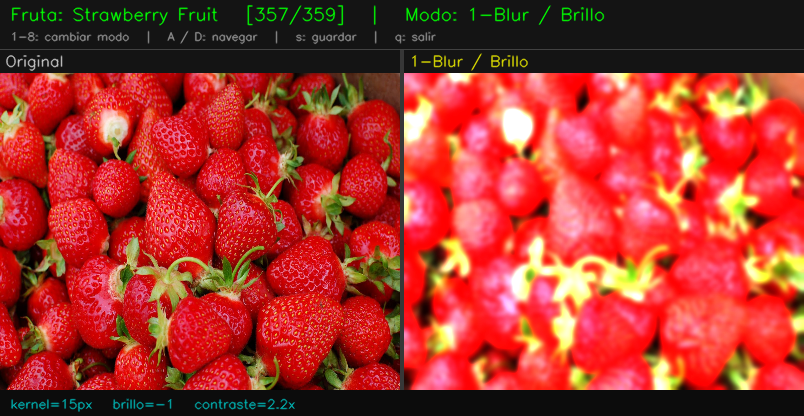
#> input picture procesado_356_strawberry_fruit_m1.png, 804 x 416 px
$ python -i bordes.py   (imports and definitions only)   (older library calls are emulated)
#> lines starting #> are read from the running program, lines starting #| are printed output that depends on the picture
#> further down, picture is the input picture: shape (416, 804, 3); mean B, G, R 43.3, 53.5, 164.1
"""
Módulo de detección de bordes.

Unidad 5 – Filtros y detección de bordes:
  - Filtro gaussiano para reducción de ruido (preprocesamiento)
  - Detección de bordes con algoritmo de Canny
  - Detección de bordes con operador de Sobel

Los bordes de una imagen corresponden a cambios bruscos de intensidad entre
píxeles vecinos. Detectarlos permite identificar contornos, formas y límites
entre objetos, como el contorno de una fruta sobre el fondo.
"""

import cv2
import numpy as np


def aplicar_blur_gaussiano(imagen, kernel_size=(5, 5), sigma=0):
    """
    Aplica filtro gaussiano para reducir ruido antes de detectar bordes.

    El filtro gaussiano promedia cada píxel con sus vecinos usando pesos
    que decaen según una distribución gaussiana. Elimina variaciones de
    alta frecuencia (ruido) que, de no eliminarse, generarían falsos bordes
    en los pasos siguientes de detección.

    El parámetro sigma controla el grado de suavizado: mayor sigma implica
    más suavizado y menos sensibilidad al ruido pero también a detalles finos.
    Con sigma=0, OpenCV calcula el valor óptimo a partir de kernel_size.

    Args:
        imagen: Imagen de entrada (BGR o escala de grises)
        kernel_size: Tamaño del kernel gaussiano (ambas dimensiones deben
                     ser impares, e.g., (3,3), (5,5), (7,7))
        sigma: Desviación estándar de la gaussiana (0 = automático)

    Returns:
        Imagen suavizada con el mismo tipo y forma que la entrada
    """
    return cv2.GaussianBlur(imagen, kernel_size, sigma)


# [27 lines left out: function detectar_bordes_canny, not called in this run]


def detectar_bordes_sobel(imagen_bgr):
    """
    Detecta bordes usando el operador de Sobel.

    Sobel aplica dos kernels de convolución 3×3 que aproximan las derivadas
    parciales de la imagen en dirección horizontal (Gx) y vertical (Gy):

        Gx = [[-1, 0, +1],      Gy = [[-1, -2, -1],
               [-2, 0, +2],            [ 0,  0,  0],
               [-1, 0, +1]]            [+1, +2, +1]]

    La magnitud del gradiente es: G = √(Gx² + Gy²)

    A diferencia de Canny, Sobel produce bordes con grosor variable y es
    más sensible al ruido, pero permite obtener información de dirección
    de los bordes, útil para análisis de orientación.

    Args:
        imagen_bgr: Imagen en formato BGR

    Returns:
        Imagen uint8 con la magnitud del gradiente Sobel (normalizada 0–255)
    """
    gris = cv2.cvtColor(imagen_bgr, cv2.COLOR_BGR2GRAY)
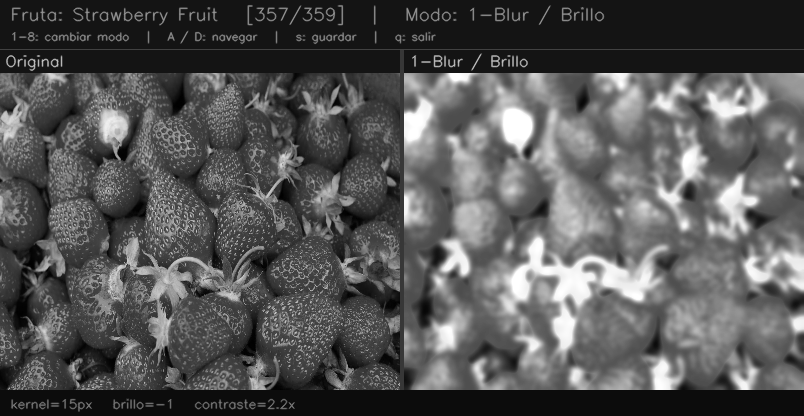
#> gris: shape (416, 804); min 0, max 255, mean 85.4
    suavizada = aplicar_blur_gaussiano(gris, kernel_size=(3, 3))

    # Derivadas parciales en X e Y con precisión float64
    sobel_x = cv2.Sobel(suavizada, cv2.CV_64F, 1, 0, ksize=3)
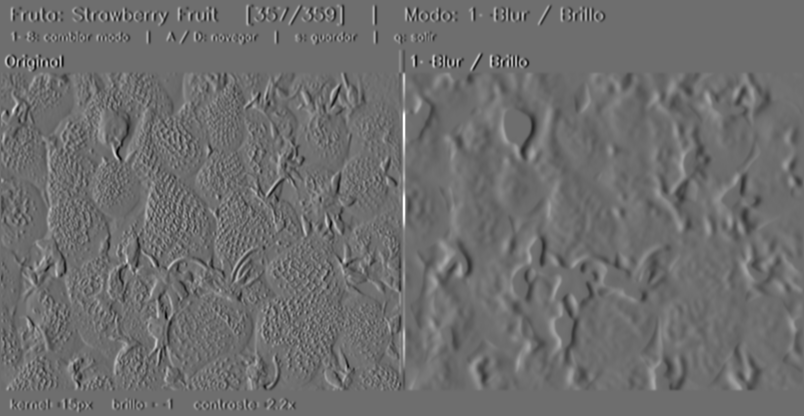
#> sobel_x: shape (416, 804) float64; min -452, max 595, mean 0.2; drawn with min black and max white
    sobel_y = cv2.Sobel(suavizada, cv2.CV_64F, 0, 1, ksize=3)
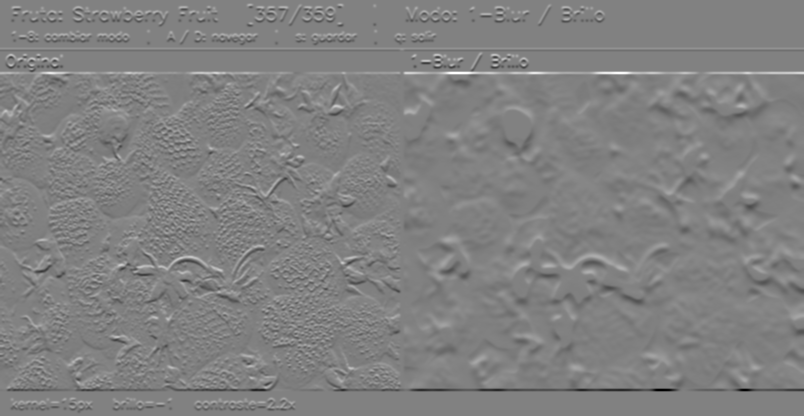
#> sobel_y: shape (416, 804) float64; min -726, max 706, mean -0.2; drawn with min black and max white

    # Magnitud del gradiente
    magnitud = np.sqrt(sobel_x ** 2 + sobel_y ** 2)
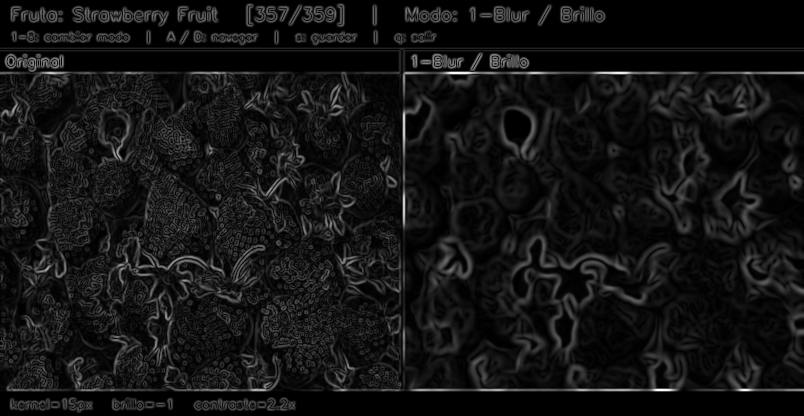
#> magnitud: shape (416, 804) float64; min 0, max 726, mean 57.2; drawn with min black and max white

    # Normalizar a rango 0–255 para visualización
    if magnitud.max() > 0:
        magnitud = (magnitud / magnitud.max() * 255).astype(np.uint8)
    else:
        magnitud = magnitud.astype(np.uint8)

    return magnitud


# [37 lines left out: functions bordes_a_bgr, canny_coloreado, not called in this run]

>>> import cv2
>>> picture = cv2.imread('procesado_356_strawberry_fruit_m1.png')
>>> result = detectar_bordes_sobel(picture)

$ run again, on panel_017_apple_fruit.png
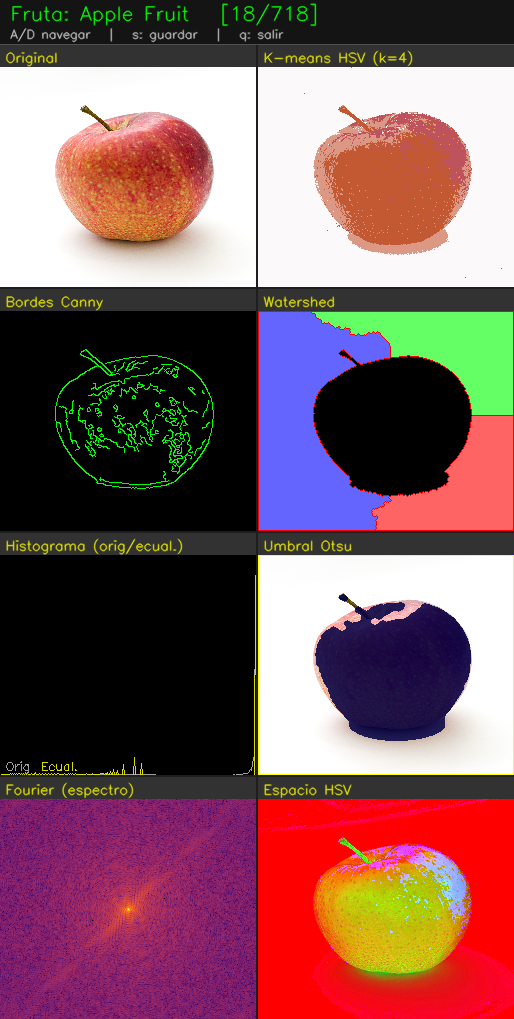
#> input picture panel_017_apple_fruit.png, 514 x 1019 px
#> picture is the input picture: shape (1019, 514, 3); mean B, G, R 94.3, 91.1, 128
#> in detectar_bordes_sobel, `sobel_y = cv2.Sobel(suavizada, cv2.CV_64F, 0, 1, ksize=3)`:
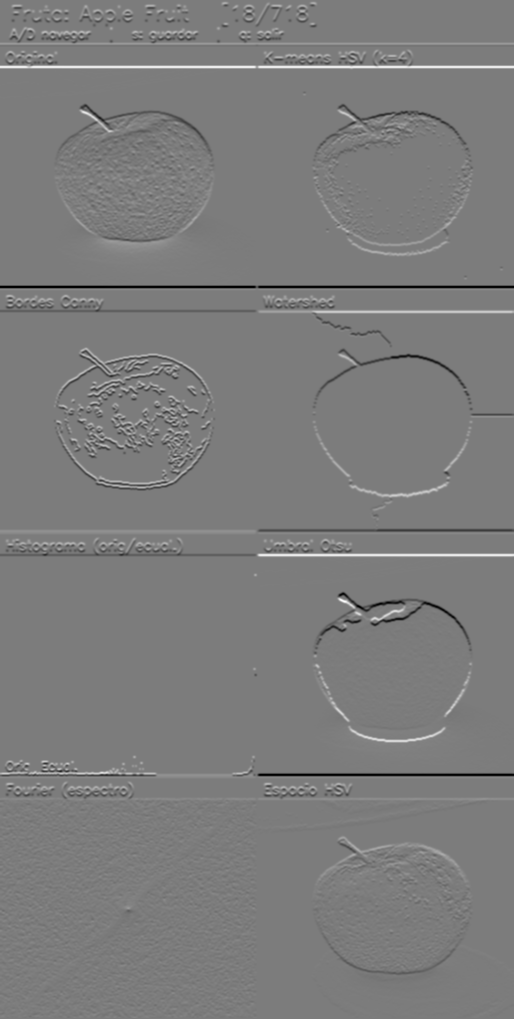
#> sobel_y: shape (1019, 514) float64; min -680, max 714, mean 0.4; drawn with min black and max white
#> in detectar_bordes_sobel, `magnitud = np.sqrt(sobel_x ** 2 + sobel_y ** 2)`:
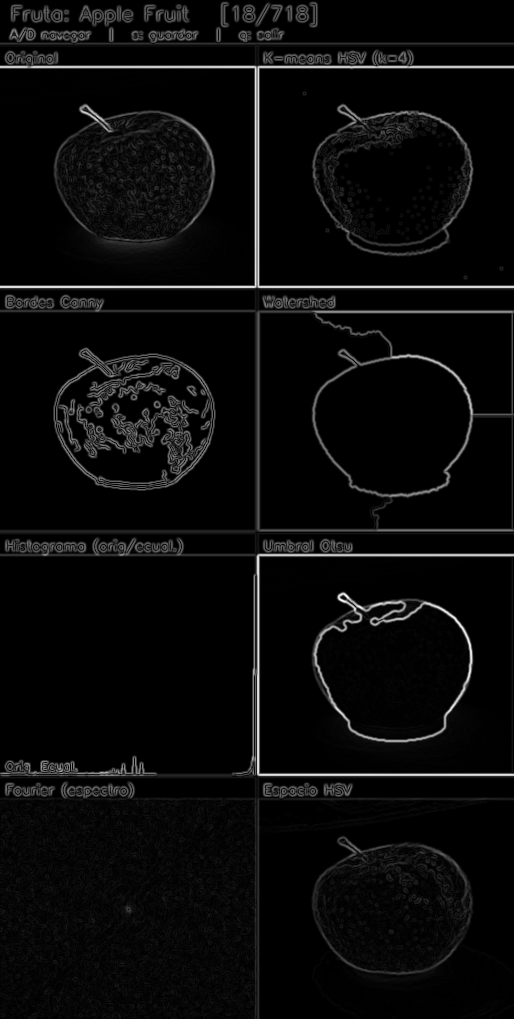
#> magnitud: shape (1019, 514) float64; min 0, max 761.6, mean 30.9; drawn with min black and max white

$ run again, on procesado_000_apple_fruit_m2.png
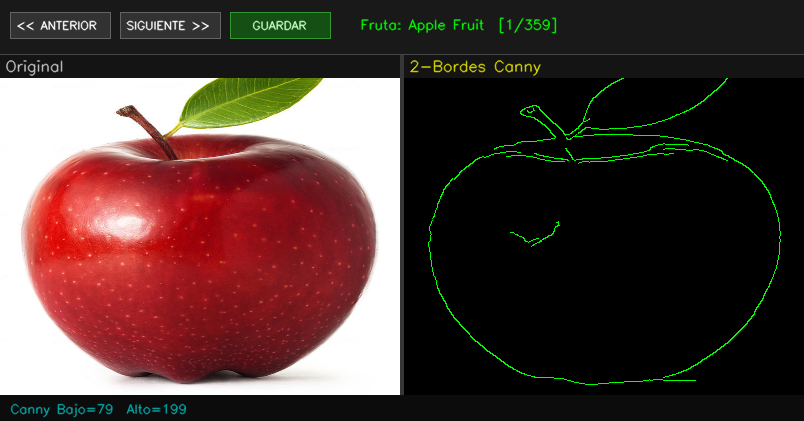
#> input picture procesado_000_apple_fruit_m2.png, 804 x 421 px
#> picture is the input picture: shape (421, 804, 3); mean B, G, R 53.9, 57.8, 78.4
#> in detectar_bordes_sobel, `sobel_y = cv2.Sobel(suavizada, cv2.CV_64F, 0, 1, ksize=3)`:
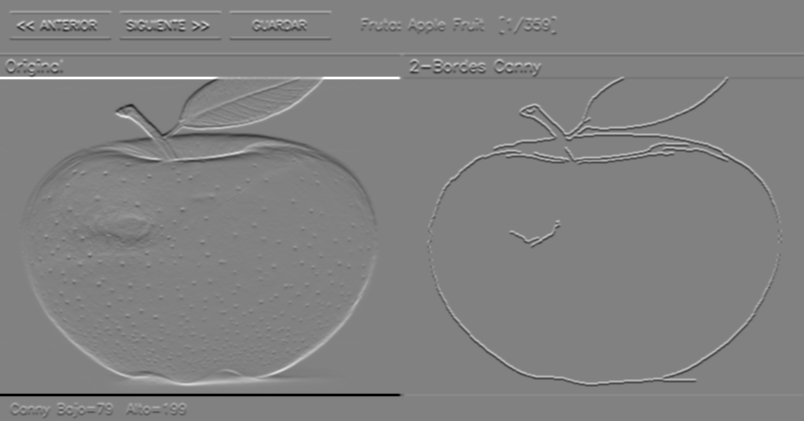
#> sobel_y: shape (421, 804) float64; min -730, max 704, mean -0.2; drawn with min black and max white
#> in detectar_bordes_sobel, `magnitud = np.sqrt(sobel_x ** 2 + sobel_y ** 2)`:
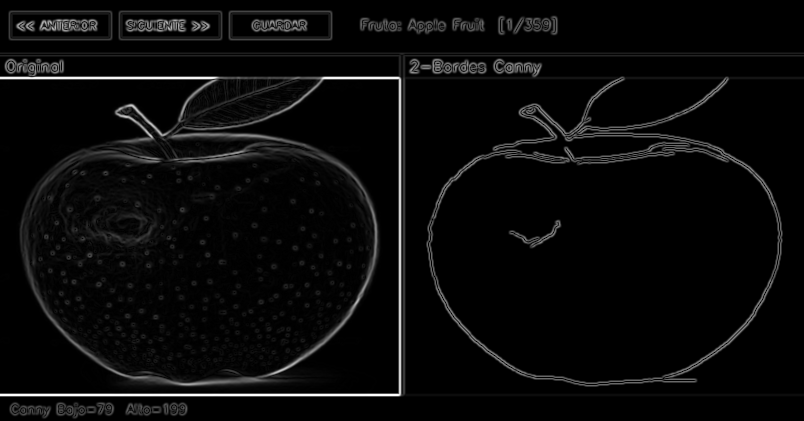
#> magnitud: shape (421, 804) float64; min 0, max 730, mean 28.7; drawn with min black and max white

$ run again, on procesado_000_apple_fruit_m3.png
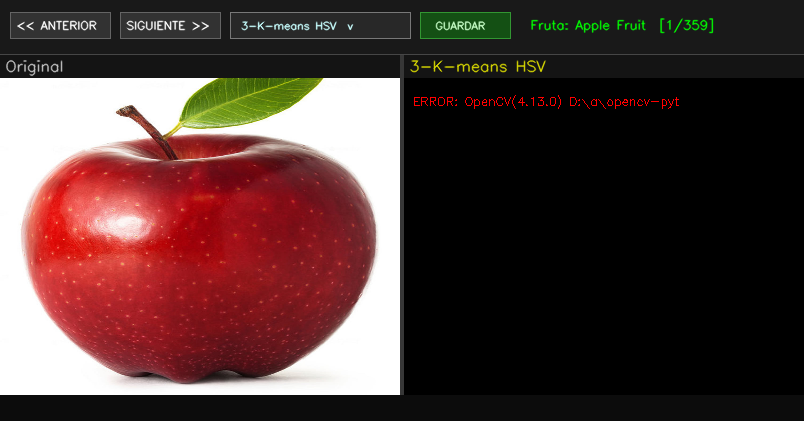
#> input picture procesado_000_apple_fruit_m3.png, 804 x 421 px
#> picture is the input picture: shape (421, 804, 3); mean B, G, R 54.1, 56.4, 79.2
#> in detectar_bordes_sobel, `sobel_y = cv2.Sobel(suavizada, cv2.CV_64F, 0, 1, ksize=3)`:
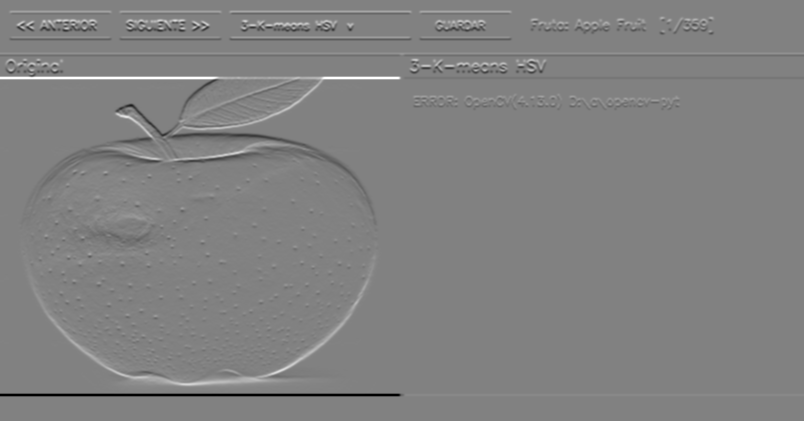
#> sobel_y: shape (421, 804) float64; min -730, max 704, mean -0.2; drawn with min black and max white
#> in detectar_bordes_sobel, `magnitud = np.sqrt(sobel_x ** 2 + sobel_y ** 2)`:
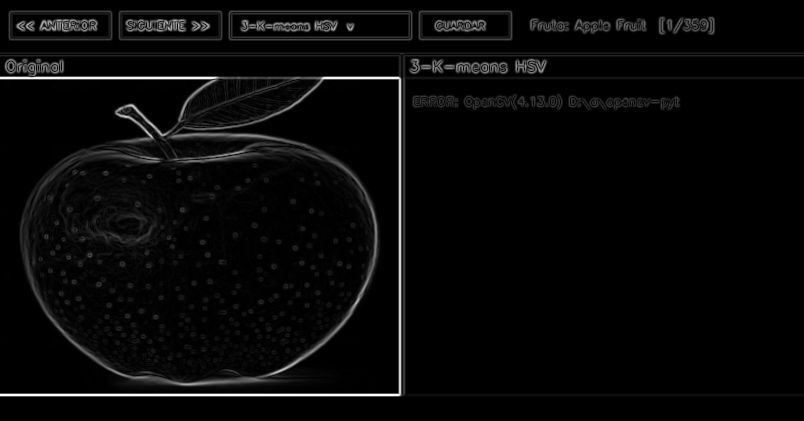
#> magnitud: shape (421, 804) float64; min 0, max 730, mean 24.3; drawn with min black and max white
